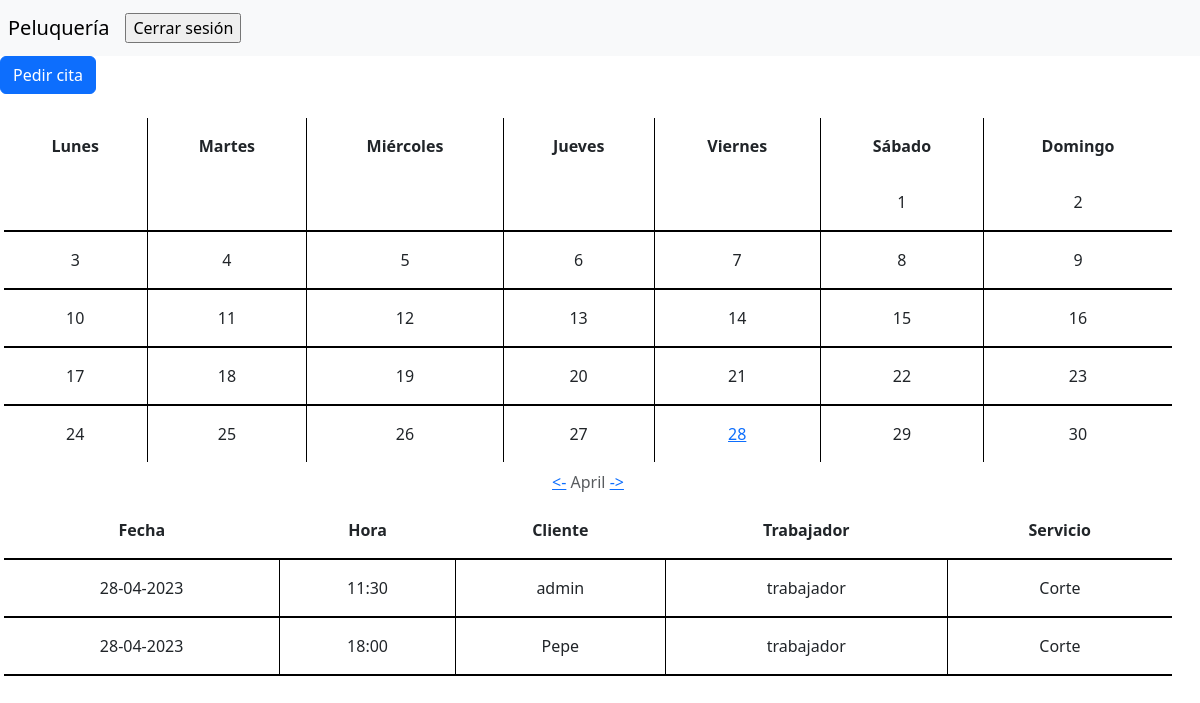
/php/calendario.php?mes=4&año=2023&dia=28 (signed in), run on the app's committed database.
### tables this page shows
CREATE TABLE `citas` (
  `cliente` bigint(20) NOT NULL,
  `trabajador` bigint(20) NOT NULL,
  `fecha` date NOT NULL,
  `hora` time NOT NULL,
  `servicio` bigint(20) NOT NULL
);

CREATE TABLE `personas` (
  `id` bigint(20) NOT NULL,
  `nombre` varchar(75) NOT NULL,
  `correo` varchar(75) NOT NULL,
  `telefono` char(9) NOT NULL,
  `tipo` bigint(20) NOT NULL,
  `pass` varchar(20) NOT NULL,
  `activo` tinyint(4) NOT NULL DEFAULT 1,
  `f_inicio` date DEFAULT NULL,
  `f_fin` date DEFAULT NULL
);

CREATE TABLE `servicios` (
  `id` bigint(20) NOT NULL,
  `nombre` varchar(50) NOT NULL,
  `duracion` time NOT NULL,
  `precio` float(5,2) DEFAULT NULL,
  `activo` tinyint(4) NOT NULL DEFAULT 1
);

### php/calendario.php (the view, shortened to what this page needs)
<?php
    require_once("functions.php");
    $conexion=createConnection();
?>
<!DOCTYPE html>
<html lang="es">
<head>
    <link href="https://cdn.jsdelivr.net/npm/bootstrap@5.3.0-alpha3/dist/css/bootstrap.min.css" rel="stylesheet">
    <link rel="stylesheet" href="../estilos.css">
</head>
<body>
    <?php
        printMenu();
    ?>
    <div>
        <button type="button" class="btn btn-primary" data-bs-toggle="modal" data-bs-target="#exampleModal" data-bs-whatever="Pedir cita">Pedir cita</button>
    </div>
                            <?php
                                $consulta=$conexion->query("select m_apertura,m_cierre,t_apertura,t_cierre from horario");
                            ?>
    <section class="container-fluid px-sm-3 px-0 mt-4 row">
    <?php
        if(!isset($_SESSION['user'])){
            header('Refresh: 0; URL=../index.php');
        }else{
            if($_SESSION['user']!=="admin@admin.com"){
                $usuario=$_SESSION['user'];
                $conexion=createConnection();
                $consulta=$conexion->query("select id from personas where correo='$usuario'");
                $num=$consulta->fetch_array(MYSQLI_ASSOC);
                $id=$num['id'];
            }
            $conexion=createConnection();
            $mes_actual=date('m',time());
            $anio_actual=date('Y');
            if(isset($_GET['mes'])){
                $mes=$_GET['mes'];
                $anio=$_GET['año'];
            }else{
                $mes=$mes_actual;
                $anio=$anio_actual;
            }
            $fecha=mktime(0,0,0,$mes,1,$anio);
            $inicio_mes=date('N',$fecha);
            $fin_mes=date('t',$fecha);
            $nombre_mes=ucfirst(strftime('%B',$fecha));
            $dia=0;
            if($_SESSION['user']!="admin@admin.com"){
                $consulta=$conexion->query("select day(fecha) dia from citas where (cliente=$id or trabajador=$id) and year(fecha)=$anio and month(fecha)=$mes order by fecha asc");
            }else{
                $consulta=$conexion->query("select day(fecha) dia from citas where year(fecha)=$anio and month(fecha)=$mes order by fecha asc");
            }
            $num_filas=$consulta->num_rows;
            if($num_filas>0){
                $fila=$consulta->fetch_array(MYSQLI_ASSOC);
                $dia=$fila['dia'];
            }
            $mes_siguiente = $mes + 1;
            $mes_anterior = $mes - 1;
            $año_siguiente = $anio;
            $año_anterior = $anio;
            echo "<table id=\"calendario\">
                <caption class=\"text-center\">
                    <a href='calendario.php?mes=$mes_anterior&año=$año_anterior'><-</a>
                    $nombre_mes
                    <a href='calendario.php?mes=$mes_siguiente&año=$año_siguiente'>-></a>
                </caption>
                <thead>
                    <tr>
                        <th>Lunes</th>
                        <th>Martes</th>
                        <th>Miércoles</th>
                        <th>Jueves</th>
                        <th>Viernes</th>
                        <th>Sábado</th>
                        <th>Domingo</th>
                    </tr>
                </thead>
                <tbody>
                    <tr>";
            $anio_consulta=$anio;
            if($mes==12){
                $mes_consulta=1;
                $anio_consulta++;
            }else if($mes==1){
                $mes_consulta=12;
            }else{
                $mes_consulta=$mes;
            }
            for($i=1;$i<$inicio_mes;$i++){
                echo "<td></td>";
            }
            $contador=$inicio_mes;
            for($i=1;$i<=$fin_mes;$i++){
                if($i==$dia){
                    echo "<td class='cita'><a href='?mes=$mes_consulta&año=$anio_consulta&dia=$i'>$i</a></td>";
                    $fila=$consulta->fetch_array(MYSQLI_ASSOC);
                    if($fila!=false){
                        $dia=$fila['dia'];
                    }
                }else{
                    echo "<td>$i</td>";
                }
                if($contador==7 and $i<$fin_mes){
                    echo "</tr><tr>";
                    $contador=0;
                }
                $contador++;
            }
            echo "</tr>
                </tbody>
            </table>
            <table>
                <thead>
                    <tr>
                        <th>Fecha</th>
                        <th>Hora</th>
                        <th>Cliente</th>
                        <th>Trabajador</th>
                        <th>Servicio</th>
                    </tr>
                </thead>
                <tbody>";
            if(isset($_GET['dia'])){
                $busqueda="$_GET[año]-$_GET[mes]-$_GET[dia]";
            }else{
                $dia_actual=date('d');
                $busqueda="$anio_consulta-$mes_consulta-$dia_actual";
            }
            if($_SESSION['user']=="admin@admin.com"){
                $preparada=$conexion->prepare("select fecha,hora,cliente,trabajador,nombre,servicio from citas,servicios where servicios.id=servicio and fecha=? order by fecha asc");
            }else{
                $preparada=$conexion->prepare("select fecha,hora,cliente,trabajador,nombre,servicio from citas,servicios where (citas.cliente=$id or citas.trabajador=$id) and servicios.id=servicio and fecha=? order by fecha asc");
            }
            $preparada->bind_param("s",$busqueda);
            $preparada->bind_result($fecha,$hora,$cliente,$trabajador,$servicio_nom,$servicio);
            $preparada->execute();
            $preparada->store_result();
            if($preparada->num_rows>0){
                while($preparada->fetch()){
                    $fecha2=date('d-m-Y',strtotime($fecha));
                    $formato=explode(":",$hora);
                    $hora=$formato[0].":".$formato[1];
                    $consulta=$conexion->query("select nombre from personas where id=$cliente");
                    $cliente_nom=$consulta->fetch_array(MYSQLI_NUM);
                    $consulta=$conexion->query("select nombre from personas where id=$trabajador");
                    $trabajador_nom=$consulta->fetch_array(MYSQLI_NUM);
                    echo "<tr>
                        <td data-fecha='$fecha'>$fecha2</td>
                        <td>$hora</td>
                        <td data-id='$cliente'>$cliente_nom[0]</td>
                        <td data-id='$trabajador'>$trabajador_nom[0]</td>
                        <td data-id='$servicio'>$servicio_nom</td>";
                    echo "</tr>";
                }
            }else{
                echo "<tr>
                    <td colspan=5 class='tabla_vacia'>No hay citas para hoy</td>
                </tr>";
            }
            echo "</tbody>
            </table>";
        }
    ?>
    </section>
</body>
</html>

### php/functions.php (shortened to what this page needs)
<?php
function printMenu(){
    if(isset($_SESSION["user"])){
        if($_SESSION["user"] == "admin@admin.com"){
            echo "<nav class=\"ps-2 navbar navbar-expand-lg navbar-light bg-light\">
                        <a class=\"navbar-brand\" href=\"#\">Peluquería</a>
                        <button class=\"navbar-toggler\" type=\"button\" data-toggle=\"collapse\" data-target=\"#navbarNav\" aria-controls=\"navbarNav\" aria-expanded=\"false\" aria-label=\"Toggle navigation\">
                            <span class=\"navbar-toggler-icon\"></span>
                        </button>
                        <div class=\"collapse navbar-collapse\" id=\"navbarNav\">
                            <ul class=\"navbar-nav\">
                            <li class=\"nav-item active\">
                                <a class=\"nav-link\" href=\"calendario.php\">Calendario</span></a>
                            </li>
                            <li class=\"nav-item\">
                                <a class=\"nav-link\" href=\"empleados.php\">Empleados</a>
                            </li>
                            <li class=\"nav-item\">
                                <a class=\"nav-link\" href=\"servicios.php\">Servicios</a>
                            </li>
                            <li class=\"nav-item\">
                                <a class=\"nav-link\" href=\"horario.php\">Horarios</a>
                            </li>
                            <li lass=\"nav-item\">
                                <form action=\"#\" method=\"post\"><input class=\"nav-link\" type=\"submit\" name=\"cerrar-sesion\" value=\"Cerrar sesión\"></form>
                            </li>
                            </ul>
                        </div>
                </nav>";
        }else{
            echo "<nav class=\"ps-2 navbar navbar-expand-lg navbar-light bg-light\">
                    <a class=\"navbar-brand\" href=\"#\">Peluquería</a>
                    <button class=\"navbar-toggler\" type=\"button\" data-toggle=\"collapse\" data-target=\"#navbarNav\" aria-controls=\"navbarNav\" aria-expanded=\"false\" aria-label=\"Toggle navigation\">
                        <span class=\"navbar-toggler-icon\"></span>
                    </button>
                    <div class=\"collapse navbar-collapse\" id=\"navbarNav\">
                        <ul class=\"navbar-nav\">
                        <li class=\"nav-item active\">
                            <form action=\"#\" method=\"post\"><input type=\"submit\" name=\"cerrar-sesion\" value=\"Cerrar sesión\"></form>
                        </li>
                        </ul>
                    </div>
                </nav>";
        }
    }else{
    }
}

### estilos.css (style rules this page uses)
*,::after,::before { box-sizing: border-box; }
body { margin: 0; height: 100vh; }
table td,th { padding: 1rem; }
table { text-align: center }
table:not(#calendario) thead, tr { border-bottom: 2px solid black; }
#calendario th, td { border-right: 1px solid black; }
#calendario tr:last-child,td:last-child { border: none; }
#calendario th:last-child { border-right: none; }

### data on the page
citas: fecha "28-04-2023", hora "11:30", cliente.nombre "admin", trabajador.nombre "trabajador", servicio.nombre "Corte"
citas: fecha "28-04-2023", hora "18:00", cliente.nombre "Pepe", trabajador.nombre "trabajador", servicio.nombre "Corte"

### other printed values
$nombre_mes "April"
